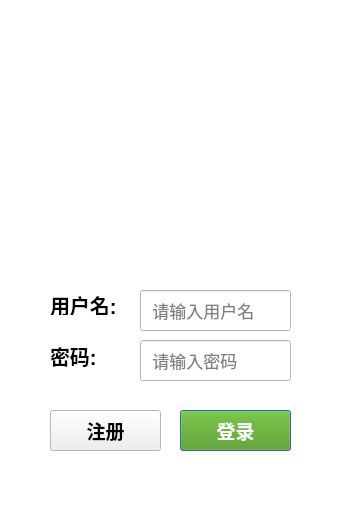
<?xml version="1.0" encoding="UTF-8"?>
<ui version="4.0">
 <class>LoginDialog</class>
 <widget class="QDialog" name="LoginDialog">
  <property name="geometry">
   <rect>
    <x>0</x>
    <y>0</y>
    <width>353</width>
    <height>508</height>
   </rect>
  </property>
  <property name="palette">
   <palette>
    <active>
     <colorrole role="Base">
      <brush brushstyle="SolidPattern">
       <color alpha="255">
        <red>255</red>
        <green>255</green>
        <blue>255</blue>
       </color>
      </brush>
     </colorrole>
     <colorrole role="Window">
      <brush brushstyle="SolidPattern">
       <color alpha="255">
        <red>255</red>
        <green>255</green>
        <blue>255</blue>
       </color>
      </brush>
     </colorrole>
    </active>
    <inactive>
     <colorrole role="Base">
      <brush brushstyle="SolidPattern">
       <color alpha="255">
        <red>255</red>
        <green>255</green>
        <blue>255</blue>
       </color>
      </brush>
     </colorrole>
     <colorrole role="Window">
      <brush brushstyle="SolidPattern">
       <color alpha="255">
        <red>255</red>
        <green>255</green>
        <blue>255</blue>
       </color>
      </brush>
     </colorrole>
    </inactive>
    <disabled>
     <colorrole role="Base">
      <brush brushstyle="SolidPattern">
       <color alpha="255">
        <red>255</red>
        <green>255</green>
        <blue>255</blue>
       </color>
      </brush>
     </colorrole>
     <colorrole role="Window">
      <brush brushstyle="SolidPattern">
       <color alpha="255">
        <red>255</red>
        <green>255</green>
        <blue>255</blue>
       </color>
      </brush>
     </colorrole>
    </disabled>
   </palette>
  </property>
  <property name="windowTitle">
   <string>Dialog</string>
  </property>
  <widget class="QPushButton" name="LoginButton">
   <property name="geometry">
    <rect>
     <x>180</x>
     <y>410</y>
     <width>111</width>
     <height>41</height>
    </rect>
   </property>
   <property name="palette">
    <palette>
     <active>
      <colorrole role="Button">
       <brush brushstyle="SolidPattern">
        <color alpha="255">
         <red>78</red>
         <green>154</green>
         <blue>6</blue>
        </color>
       </brush>
      </colorrole>
      <colorrole role="ButtonText">
       <brush brushstyle="SolidPattern">
        <color alpha="255">
         <red>255</red>
         <green>255</green>
         <blue>255</blue>
        </color>
       </brush>
      </colorrole>
     </active>
     <inactive>
      <colorrole role="Button">
       <brush brushstyle="SolidPattern">
        <color alpha="255">
         <red>78</red>
         <green>154</green>
         <blue>6</blue>
        </color>
       </brush>
      </colorrole>
      <colorrole role="ButtonText">
       <brush brushstyle="SolidPattern">
        <color alpha="255">
         <red>255</red>
         <green>255</green>
         <blue>255</blue>
        </color>
       </brush>
      </colorrole>
     </inactive>
     <disabled>
      <colorrole role="Button">
       <brush brushstyle="SolidPattern">
        <color alpha="255">
         <red>78</red>
         <green>154</green>
         <blue>6</blue>
        </color>
       </brush>
      </colorrole>
      <colorrole role="ButtonText">
       <brush brushstyle="SolidPattern">
        <color alpha="255">
         <red>190</red>
         <green>190</green>
         <blue>190</blue>
        </color>
       </brush>
      </colorrole>
     </disabled>
    </palette>
   </property>
   <property name="font">
    <font>
     <pointsize>14</pointsize>
     <weight>75</weight>
     <bold>true</bold>
    </font>
   </property>
   <property name="text">
    <string>登录</string>
   </property>
  </widget>
  <widget class="QPushButton" name="RegisterButton">
   <property name="geometry">
    <rect>
     <x>50</x>
     <y>410</y>
     <width>111</width>
     <height>41</height>
    </rect>
   </property>
   <property name="font">
    <font>
     <pointsize>14</pointsize>
     <weight>75</weight>
     <bold>true</bold>
    </font>
   </property>
   <property name="text">
    <string>注册</string>
   </property>
  </widget>
  <widget class="QLabel" name="userLabel">
   <property name="geometry">
    <rect>
     <x>50</x>
     <y>294</y>
     <width>71</width>
     <height>21</height>
    </rect>
   </property>
   <property name="font">
    <font>
     <pointsize>15</pointsize>
     <weight>75</weight>
     <bold>true</bold>
    </font>
   </property>
   <property name="text">
    <string>用户名:</string>
   </property>
  </widget>
  <widget class="QLabel" name="pwdLabel">
   <property name="geometry">
    <rect>
     <x>50</x>
     <y>340</y>
     <width>81</width>
     <height>31</height>
    </rect>
   </property>
   <property name="font">
    <font>
     <pointsize>15</pointsize>
     <weight>75</weight>
     <bold>true</bold>
    </font>
   </property>
   <property name="text">
    <string>密码:</string>
   </property>
  </widget>
  <widget class="QLineEdit" name="userLineEdit">
   <property name="geometry">
    <rect>
     <x>140</x>
     <y>290</y>
     <width>151</width>
     <height>41</height>
    </rect>
   </property>
   <property name="font">
    <font>
     <pointsize>13</pointsize>
    </font>
   </property>
   <property name="placeholderText">
    <string>  请输入用户名</string>
   </property>
  </widget>
  <widget class="QLineEdit" name="pwdLineEdit">
   <property name="geometry">
    <rect>
     <x>140</x>
     <y>340</y>
     <width>151</width>
     <height>41</height>
    </rect>
   </property>
   <property name="font">
    <font>
     <pointsize>13</pointsize>
    </font>
   </property>
   <property name="echoMode">
    <enum>QLineEdit::Password</enum>
   </property>
   <property name="placeholderText">
    <string>  请输入密码</string>
   </property>
  </widget>
  <widget class="QLabel" name="logo">
   <property name="geometry">
    <rect>
     <x>70</x>
     <y>30</y>
     <width>201</width>
     <height>221</height>
    </rect>
   </property>
   <property name="text">
    <string/>
   </property>
  </widget>
 </widget>
 <resources/>
 <connections/>
</ui>
